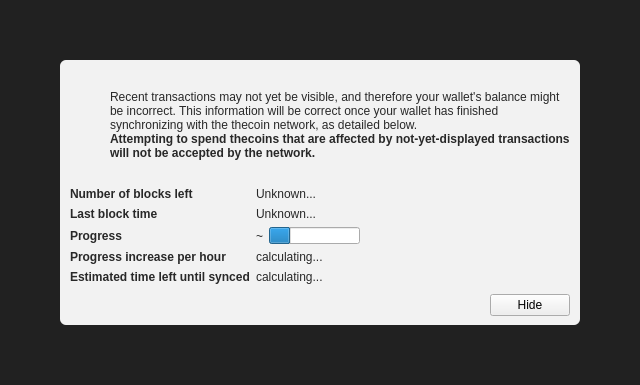
<?xml version="1.0" encoding="UTF-8"?>
<ui version="4.0">
 <class>ModalOverlay</class>
 <widget class="ModalOverlay" name="ModalOverlay">
  <property name="geometry">
   <rect>
    <x>0</x>
    <y>0</y>
    <width>640</width>
    <height>385</height>
   </rect>
  </property>
  <property name="windowTitle">
   <string>Form</string>
  </property>
  <layout class="QVBoxLayout" name="verticalLayout" stretch="0">
   <property name="sizeConstraint">
    <enum>QLayout::SetDefaultConstraint</enum>
   </property>
   <property name="leftMargin">
    <number>0</number>
   </property>
   <property name="topMargin">
    <number>0</number>
   </property>
   <property name="rightMargin">
    <number>0</number>
   </property>
   <property name="bottomMargin">
    <number>0</number>
   </property>
   <item>
    <widget class="QWidget" name="bgWidget" native="true">
     <property name="styleSheet">
      <string notr="true">#bgWidget { background: rgba(0,0,0,220); }</string>
     </property>
     <layout class="QVBoxLayout" name="verticalLayoutMain" stretch="1">
      <property name="leftMargin">
       <number>60</number>
      </property>
      <property name="topMargin">
       <number>60</number>
      </property>
      <property name="rightMargin">
       <number>60</number>
      </property>
      <property name="bottomMargin">
       <number>60</number>
      </property>
      <item>
       <widget class="QWidget" name="contentWidget" native="true">
        <property name="styleSheet">
         <string notr="true">#contentWidget { background: rgba(255,255,255,240); border-radius: 6px; }

QLabel { color: rgb(40,40,40);  }</string>
        </property>
        <layout class="QVBoxLayout" name="verticalLayoutSub" stretch="1,0,0,0">
         <property name="spacing">
          <number>0</number>
         </property>
         <property name="leftMargin">
          <number>10</number>
         </property>
         <property name="topMargin">
          <number>10</number>
         </property>
         <property name="rightMargin">
          <number>10</number>
         </property>
         <property name="bottomMargin">
          <number>10</number>
         </property>
         <item>
          <layout class="QHBoxLayout" name="horizontalLayoutIconText" stretch="0,1">
           <property name="topMargin">
            <number>20</number>
           </property>
           <item>
            <layout class="QVBoxLayout" name="verticalLayoutIcon">
             <property name="leftMargin">
              <number>0</number>
             </property>
             <item>
              <widget class="QPushButton" name="warningIcon">
               <property name="enabled">
                <bool>false</bool>
               </property>
               <property name="text">
                <string/>
               </property>
               <property name="icon">
                <iconset>
                 <normaloff>:/icons/warning</normaloff>
                 <disabledoff>:/icons/warning</disabledoff>:/icons/warning</iconset>
               </property>
               <property name="iconSize">
                <size>
                 <width>48</width>
                 <height>48</height>
                </size>
               </property>
               <property name="flat">
                <bool>true</bool>
               </property>
              </widget>
             </item>
             <item>
              <spacer name="verticalSpacerWarningIcon">
               <property name="orientation">
                <enum>Qt::Vertical</enum>
               </property>
               <property name="sizeHint" stdset="0">
                <size>
                 <width>20</width>
                 <height>40</height>
                </size>
               </property>
              </spacer>
             </item>
            </layout>
           </item>
           <item>
            <layout class="QVBoxLayout" name="verticalLayoutInfoText">
             <property name="leftMargin">
              <number>0</number>
             </property>
             <property name="topMargin">
              <number>0</number>
             </property>
             <item>
              <widget class="QLabel" name="infoText">
               <property name="text">
                <string>Recent transactions may not yet be visible, and therefore your wallet's balance might be incorrect. This information will be correct once your wallet has finished synchronizing with the thecoin network, as detailed below.</string>
               </property>
               <property name="textFormat">
                <enum>Qt::RichText</enum>
               </property>
               <property name="wordWrap">
                <bool>true</bool>
               </property>
              </widget>
             </item>
             <item>
              <widget class="QLabel" name="infoTextStrong">
               <property name="font">
                <font>
                 <weight>75</weight>
                 <bold>true</bold>
                </font>
               </property>
               <property name="text">
                <string>Attempting to spend thecoins that are affected by not-yet-displayed transactions will not be accepted by the network.</string>
               </property>
               <property name="textFormat">
                <enum>Qt::RichText</enum>
               </property>
               <property name="wordWrap">
                <bool>true</bool>
               </property>
              </widget>
             </item>
             <item>
              <spacer name="verticalSpacerInTextSpace">
               <property name="orientation">
                <enum>Qt::Vertical</enum>
               </property>
               <property name="sizeHint" stdset="0">
                <size>
                 <width>20</width>
                 <height>40</height>
                </size>
               </property>
              </spacer>
             </item>
            </layout>
           </item>
          </layout>
         </item>
         <item>
          <spacer name="verticalSpacerAfterText">
           <property name="orientation">
            <enum>Qt::Vertical</enum>
           </property>
           <property name="sizeHint" stdset="0">
            <size>
             <width>20</width>
             <height>40</height>
            </size>
           </property>
          </spacer>
         </item>
         <item>
          <layout class="QFormLayout" name="formLayout">
           <property name="fieldGrowthPolicy">
            <enum>QFormLayout::FieldsStayAtSizeHint</enum>
           </property>
           <property name="horizontalSpacing">
            <number>6</number>
           </property>
           <property name="verticalSpacing">
            <number>6</number>
           </property>
           <property name="topMargin">
            <number>10</number>
           </property>
           <item row="0" column="0">
            <widget class="QLabel" name="labelNumberOfBlocksLeft">
             <property name="font">
              <font>
               <weight>75</weight>
               <bold>true</bold>
              </font>
             </property>
             <property name="text">
              <string>Number of blocks left</string>
             </property>
            </widget>
           </item>
           <item row="0" column="1">
            <widget class="QLabel" name="numberOfBlocksLeft">
             <property name="text">
              <string>Unknown...</string>
             </property>
            </widget>
           </item>
           <item row="1" column="0">
            <widget class="QLabel" name="labelLastBlockTime">
             <property name="font">
              <font>
               <weight>75</weight>
               <bold>true</bold>
              </font>
             </property>
             <property name="text">
              <string>Last block time</string>
             </property>
            </widget>
           </item>
           <item row="1" column="1">
            <widget class="QLabel" name="newestBlockDate">
             <property name="sizePolicy">
              <sizepolicy hsizetype="Maximum" vsizetype="Preferred">
               <horstretch>0</horstretch>
               <verstretch>0</verstretch>
              </sizepolicy>
             </property>
             <property name="text">
              <string>Unknown...</string>
             </property>
            </widget>
           </item>
           <item row="2" column="0">
            <widget class="QLabel" name="labelSyncDone">
             <property name="font">
              <font>
               <weight>75</weight>
               <bold>true</bold>
              </font>
             </property>
             <property name="text">
              <string>Progress</string>
             </property>
            </widget>
           </item>
           <item row="2" column="1">
            <layout class="QHBoxLayout" name="horizontalLayoutSync" stretch="0,1">
             <item>
              <widget class="QLabel" name="percentageProgress">
               <property name="text">
                <string notr="true">~</string>
               </property>
              </widget>
             </item>
             <item>
              <widget class="QProgressBar" name="progressBar">
               <property name="value">
                <number>24</number>
               </property>
               <property name="format">
                <string/>
               </property>
              </widget>
             </item>
            </layout>
           </item>
           <item row="4" column="0">
            <widget class="QLabel" name="labelProgressIncrease">
             <property name="font">
              <font>
               <weight>75</weight>
               <bold>true</bold>
              </font>
             </property>
             <property name="text">
              <string>Progress increase per hour</string>
             </property>
            </widget>
           </item>
           <item row="4" column="1">
            <widget class="QLabel" name="progressIncreasePerH">
             <property name="text">
              <string>calculating...</string>
             </property>
            </widget>
           </item>
           <item row="5" column="0">
            <widget class="QLabel" name="labelEstimatedTimeLeft">
             <property name="font">
              <font>
               <weight>75</weight>
               <bold>true</bold>
              </font>
             </property>
             <property name="text">
              <string>Estimated time left until synced</string>
             </property>
            </widget>
           </item>
           <item row="5" column="1">
            <widget class="QLabel" name="expectedTimeLeft">
             <property name="text">
              <string>calculating...</string>
             </property>
            </widget>
           </item>
          </layout>
         </item>
         <item>
          <layout class="QHBoxLayout" name="horizontalLayoutButtons">
           <property name="leftMargin">
            <number>10</number>
           </property>
           <property name="topMargin">
            <number>10</number>
           </property>
           <item>
            <spacer name="horizontalSpacer">
             <property name="orientation">
              <enum>Qt::Horizontal</enum>
             </property>
             <property name="sizeHint" stdset="0">
              <size>
               <width>40</width>
               <height>20</height>
              </size>
             </property>
            </spacer>
           </item>
           <item>
            <widget class="QPushButton" name="closeButton">
             <property name="text">
              <string>Hide</string>
             </property>
            </widget>
           </item>
          </layout>
         </item>
        </layout>
       </widget>
      </item>
     </layout>
    </widget>
   </item>
  </layout>
 </widget>
 <customwidgets>
  <customwidget>
   <class>ModalOverlay</class>
   <extends>QWidget</extends>
   <header>modaloverlay.h</header>
   <container>1</container>
  </customwidget>
 </customwidgets>
 <resources/>
 <connections/>
</ui>
